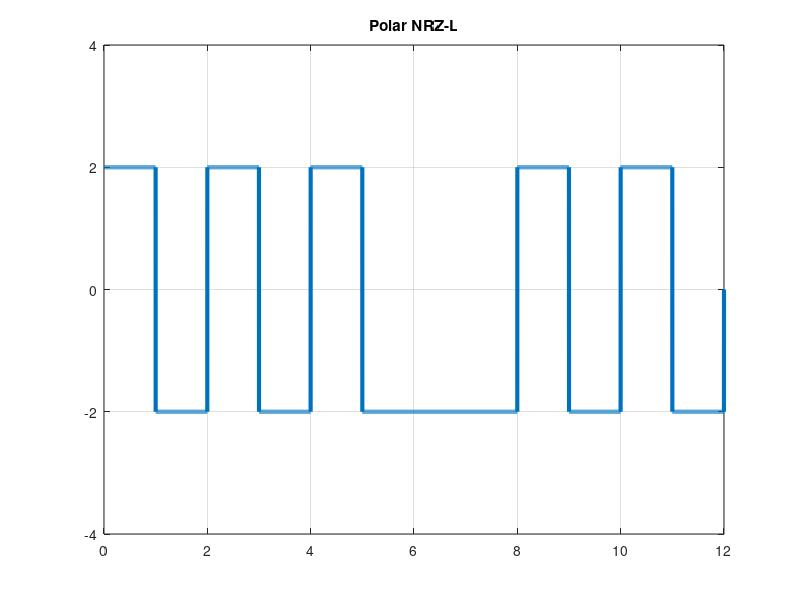

This chart was generated by the following MATLAB code:
%Polar NRZ-L
%If bit == 1 then y(from:to) = +amplitude
%If bit == 0 then y(from:to) = -amplitude

clc;

bits = [1 0 1 0 1 0 0 0 1 0 1 0];
bitrate = 1;
amplitude = 2;

%Encoding
T = length(bits)/bitrate;   %total time to transmit all bit
n = 1000;   %number of sample per bit
N = length(bits)*n; %number of total sample for all bit
dt = T/N;   %difference between adjecent two sample

x = 0:dt:T;
y = zeros(1,length(x));

for i=0:length(bits)-1
  from = (i*n)+1;
  to = (i+1)*n;
 
  if(bits(i+1)==1)
    y(from : to) = amplitude;
  else
    y(from : to) = -amplitude;
  end
end

plot(x,y, 'LineWidth', 3);
grid on;
axis([0 T -amplitude-2 amplitude+2]);
title("Polar NRZ-L");

%Decoding
data = zeros(1,length(bits));
for i=0:length(bits)-1
  from = (i*n)+1;
  to = (i+1)*n;
  
  if(y(from : to) == amplitude)
    data(i+1) = 1;
  else
    data(i+1) = 0;
  end
end

disp(data);